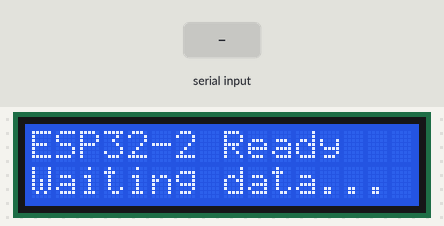
A program run on a simulated ESP32. Shown: 16×2 character LCD. The test bench sets the inputs (shaded band). What the program prints to the serial monitor is not drawn.

Above: at 1.2 s.
1.3 s: "H:\n" received over the second serial link
At 2.3 s:
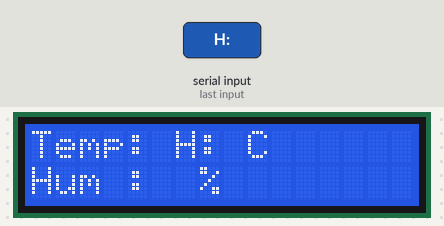
2.8 s: "1\n" received over the second serial link
Timing chart, 0 to 5.8 s (numbered marks = the images above; inputs shaded):
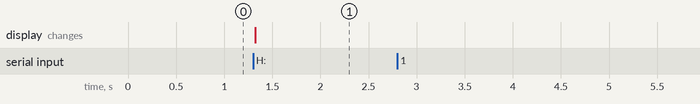

The program:

main.cpp
```cpp
// /*
//   ESP32 Kedua
// */

// #include <Arduino.h>
// #include "LiquidCrystal_I2C.h"

// LiquidCrystal_I2C lcd(0x27, 16, 2);

// void setup() {
//   // put your setup code here, to run once:
//   Serial2.begin(115200); // pin default untuk Serial2 adalah RX2 = 16, TX2 = 17
//   Serial2.setTimeout(5000);
//   while (Serial2.available() > 0) {
//     Serial.read();
//   }

//   //setting koneksi LCD
//   Wire.begin(21, 22); // nilai default 21,22 I2C
//   // Inisialisasi LCD
//   lcd.init();
//   // Menyalakan lampu latar (backlight)
//   lcd.backlight();
//   // Menampilkan teks di baris pertama (kolom 0, baris 0)
//   lcd.setCursor(0, 0);
//   lcd.print("Halo, ESP32!");
//   // Menampilkan teks di baris kedua (kolom 0, baris 1)
//   lcd.setCursor(0, 1);
//   lcd.print("Siap Menerima Data");
// }

// void loop() {
//   String data="";
//   if (Serial2.available()) {
//     data = Serial2.readStringUntil('\n');
//     data.trim();
//     lcd.clear();
//     //menampilkan data di LCD
//     // Menampilkan teks di baris pertama (kolom 0, baris 0)
//     lcd.setCursor(0, 0);
//     lcd.print("Data diterima:");
//     // Menampilkan teks di baris kedua (kolom 0, baris 1)
//     lcd.setCursor(0, 1);
//     lcd.print(data);// buang \r atau spasi/whitespace sisa di ujung
//     //kirim konfirmasi ke esp-1 data diterima
//     Serial2.println(data);
//   }
// }
/*
  ESP32 Kedua
  UART2 -> LCD I2C
*/

#include <Arduino.h>
#include <Wire.h>
#include "LiquidCrystal_I2C.h"

// LCD 16x2
LiquidCrystal_I2C lcd(0x27, 16, 2);

void setup() {

  // UART2
  // RX2 = GPIO16
  // TX2 = GPIO17
  Serial2.begin(115200);

  // Serial Monitor untuk debugging
  Serial.begin(115200);

  // I2C
  // SDA = GPIO21
  // SCL = GPIO22
  Wire.begin(21, 22);

  // Inisialisasi LCD
  lcd.init();
  lcd.backlight();

  // Tampilan awal
  lcd.setCursor(0, 0);
  lcd.print("ESP32-2 Ready");

  lcd.setCursor(0, 1);
  lcd.print("Waiting data...");

  Serial.println("ESP32-2 siap.");
}

void loop() {

  if (Serial2.available()) {

    // Baca data sampai newline
    String data = Serial2.readStringUntil('\n');

    // Buang whitespace
    data.trim();

    // Tampilkan data yang diterima ke Serial Monitor
    Serial.println("Data diterima dari ESP32-1:");
    Serial.println(data);

    // Contoh data:
    // T:29.0C H:75.0%

    // Pisahkan temperature dan humidity
    int posisiH = data.indexOf("H:");

    if (posisiH != -1) {

      // Ambil bagian temperature
      String temperature = data.substring(2, posisiH);

      // Ambil bagian humidity
      String humidity = data.substring(posisiH + 2);

      // Hapus karakter C dari temperature
      temperature.replace("C", "");

      // Hapus karakter % dari humidity
      humidity.replace("%", "");

      // Bersihkan LCD
      lcd.clear();

      // Tampilkan temperature
      lcd.setCursor(0, 0);
      lcd.print("Temp: ");
      lcd.print(temperature);
      lcd.print(" C");

      // Tampilkan humidity
      lcd.setCursor(0, 1);
      lcd.print("Hum : ");
      lcd.print(humidity);
      lcd.print(" %");
    }
  }
}
```

Measured:
- after the input at 1.3 s, the display: changes at once (image 1)
- after the input at 2.8 s, every drawn part: stays the same
